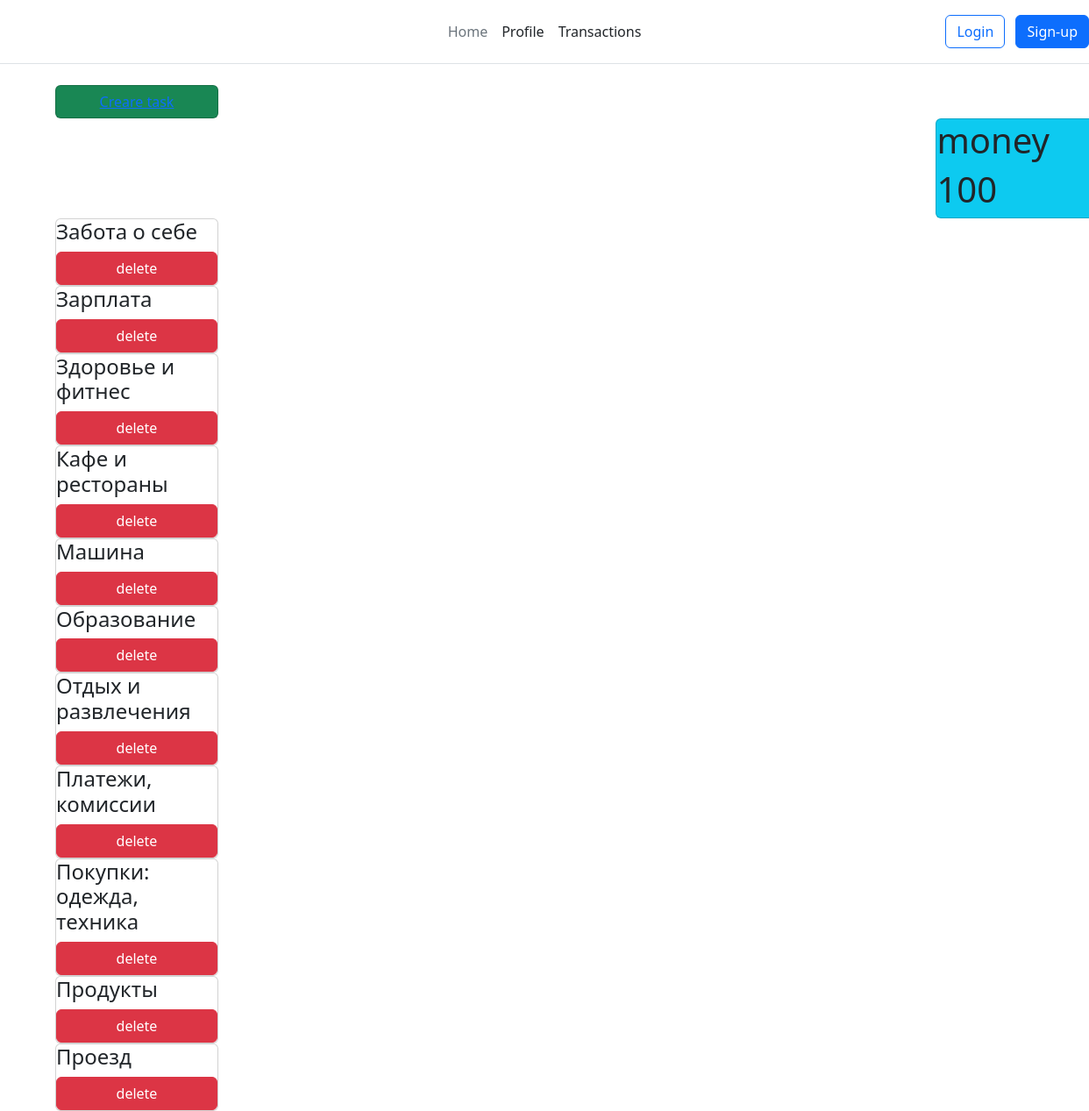
/profile/, run on the app's committed database.
### user/models.py (models this page shows, shortened)
class Info(models.Model):
    balance = models.IntegerField()
    title = models.CharField(max_length=100)

class Categories(models.Model):
    cats = models.CharField(max_length=50)

### user/views.py (the view)
# urls.py: path('profile/', views.profile, name='profile'),
def profile(request):
    projects = Info.objects.all()
    projects_1 = Categories.objects.order_by('id')
    context = {
        'projects': projects,
        'projects_1': projects_1
    }
    return render(request, 'profile.html', context)

### user/templates/profile.html
{% extends "home.html" %}
{% load static %}
{% block body %}
<div class="container md-2">
    <div class="card col-2 btn bg-success">
        <a href="create/">Creare task</a>
    </div>
    {% for el in projects %}
    <div class="card col-2 bg-info" style="left: 90%; top: 0px;">
        <h1>{{ el.title }}</h1>
        <h1>{{ el.balance }}</h1>
    </div>
    {% endfor %}
    {% if projects_1 %}
    {% for el in projects_1 %}
    <div class="card col-2">
        <h4>{{ el.cats }}</h4>
        <a href="{% url 'delete' el.id %}" class="btn btn-danger">delete</a>
    </div>
    {% endfor %}
    {% endif %}
</div>
{% endblock %}

### user/templates/home.html
<link rel="stylesheet" href="https://cdn.jsdelivr.net/npm/bootstrap@5.2.2/dist/css/bootstrap.min.css">
<header class="d-flex flex-wrap align-items-center justify-content-center justify-content-md-between py-3 mb-4 border-bottom">
    <a href="/" class="d-flex align-items-center col-md-3 mb-2 mb-md-0 text-dark text-decoration-none">
        <svg class="bi me-2" width="40" height="32" role="img" aria-label="Bootstrap">
            <use xlink:href="#bootstrap"></use>
        </svg>
    </a>
    <ul class="nav col-12 col-md-auto mb-2 justify-content-center mb-md-0">
        <li><a href="#" class="nav-link px-2 link-secondary">Home</a></li>
        <li><a href="profile/" class="nav-link px-2 link-dark">Profile</a></li>
        <li><a href="#" class="nav-link px-2 link-dark">Transactions</a></li>
    </ul>
    <div class="col-md-3 text-end">
        {% if request.user.is_authenticated %}
        {{ user.username }}
        <button type="button" class="btn btn-outline-primary me-2"><a class="text-decoration-none" href="logout/">Logout</a></button>
        {% else %}
        <button type="button" class="btn btn-outline-primary me-2"><a class="text-decoration-none" href="login/">Login</a></button>
        <button type="button" class="btn btn-primary"><a class="text-white text-decoration-none" href="register/">Sign-up</a></button>
        {% endif %}
    </div>
</header>
{% block body %}{% endblock %}

### data on the page
Info: title "money", balance "100"
Categories: cats "Забота о себе"
Categories: cats "Зарплата"
Categories: cats "Здоровье и фитнес"
Categories: cats "Кафе и рестораны"
Categories: cats "Машина"
Categories: cats "Образование"
Categories: cats "Отдых и развлечения"
Categories: cats "Платежи, комиссии"
Categories: cats "Покупки: одежда, техника"
Categories: cats "Продукты"
Categories: cats "Проезд"
